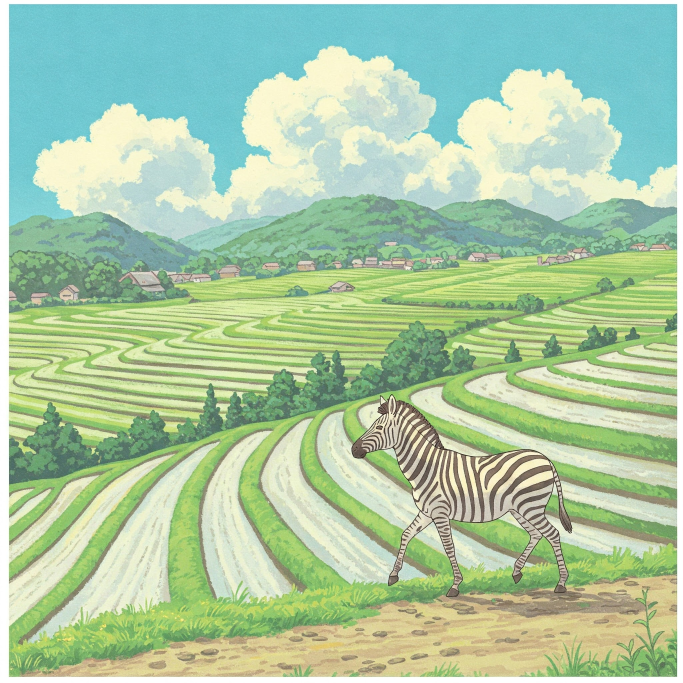
#> input picture 001 - Introduccion_Py5/Imagenes/imagen.jpg, 2048 x 2048 px (shown at 1/3 size)
$ python -i utils.py   (imports and definitions only)
#> lines starting #> are read from the running program, lines starting #| are printed output that depends on the picture
#> further down, picture is the input picture: shape (2048, 2048, 3); mean B, G, R 165.4, 201.6, 170.9
import cv2
import numpy as np

def resize_max(img, max_dim=1024):
    h, w = img.shape[:2]
    if max(h, w) <= max_dim:
        return img
    scale = max_dim / float(max(h, w))
    return cv2.resize(img, None, fx=scale, fy=scale, interpolation=cv2.INTER_AREA)

def denoise_fastnlmeans(img, h=10, hColor=10, templateWindowSize=7, searchWindowSize=21):
#> called with h = 6, hColor = 6, templateWindowSize = 7, searchWindowSize = 21
    return cv2.fastNlMeansDenoisingColored(img, None, h, hColor, templateWindowSize, searchWindowSize)

def apply_clahe(img, clipLimit=2.0, tileGridSize=(8,8)):
#> called with clipLimit = 3, tileGridSize = (8, 8)
    lab = cv2.cvtColor(img, cv2.COLOR_BGR2LAB)
#> lab: shape (2048, 2048, 3); mean of channels 0, 1, 2 199.5, 112.1, 143.1
    l,a,b = cv2.split(lab)
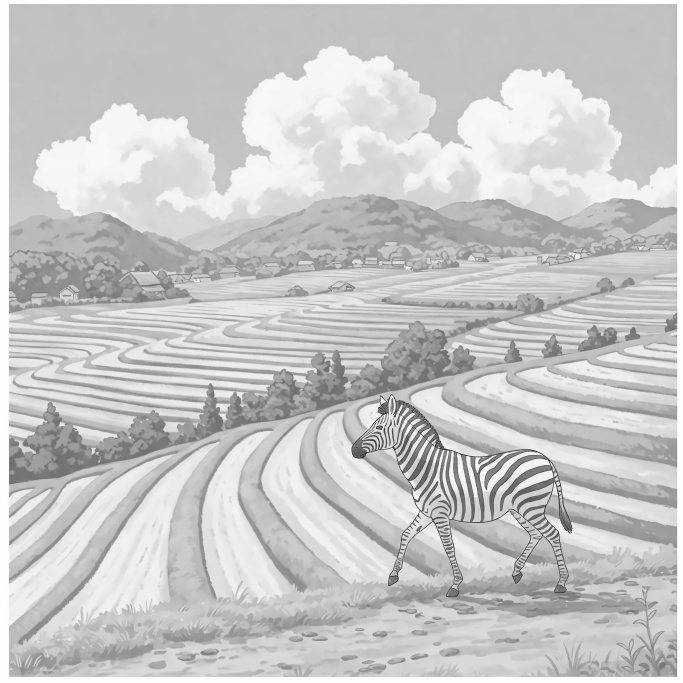
#> l: shape (2048, 2048) (shown at 1/3 size); min 1, max 254, mean 199.5
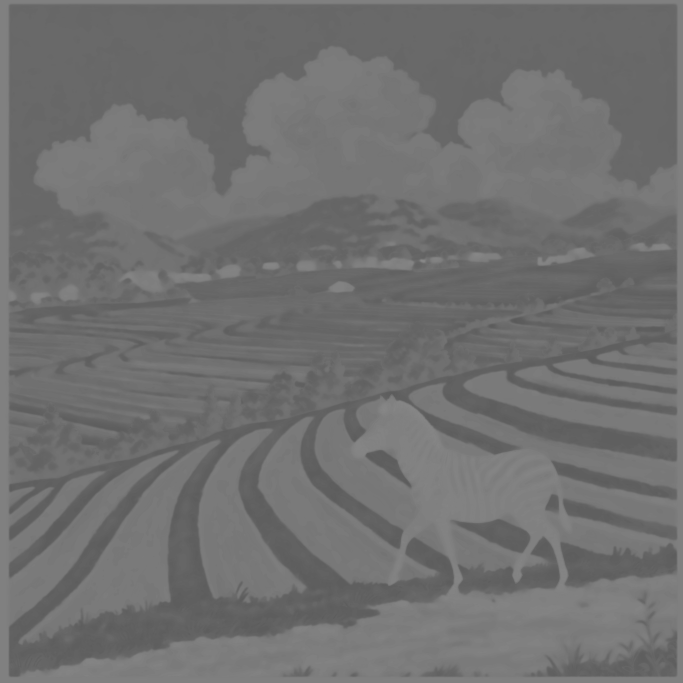
#> a: shape (2048, 2048) (shown at 1/3 size); min 90, max 136, mean 112.1
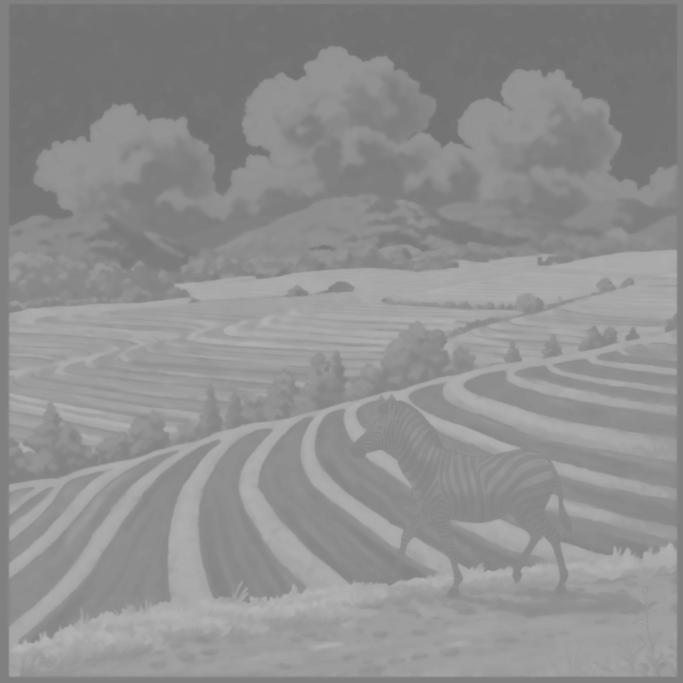
#> b: shape (2048, 2048) (shown at 1/3 size); min 114, max 182, mean 143.1
    clahe = cv2.createCLAHE(clipLimit=clipLimit, tileGridSize=tileGridSize)
    l2 = clahe.apply(l)
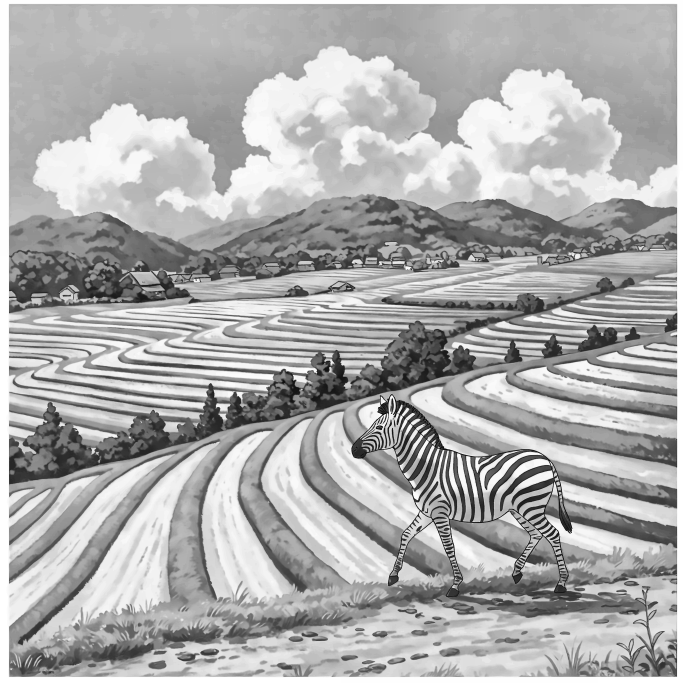
#> l2: shape (2048, 2048) (shown at 1/3 size); min 0, max 255, mean 173.3
    lab2 = cv2.merge((l2,a,b))
#> lab2: shape (2048, 2048, 3); mean of channels 0, 1, 2 173.3, 112.1, 143.1
    return cv2.cvtColor(lab2, cv2.COLOR_LAB2BGR)
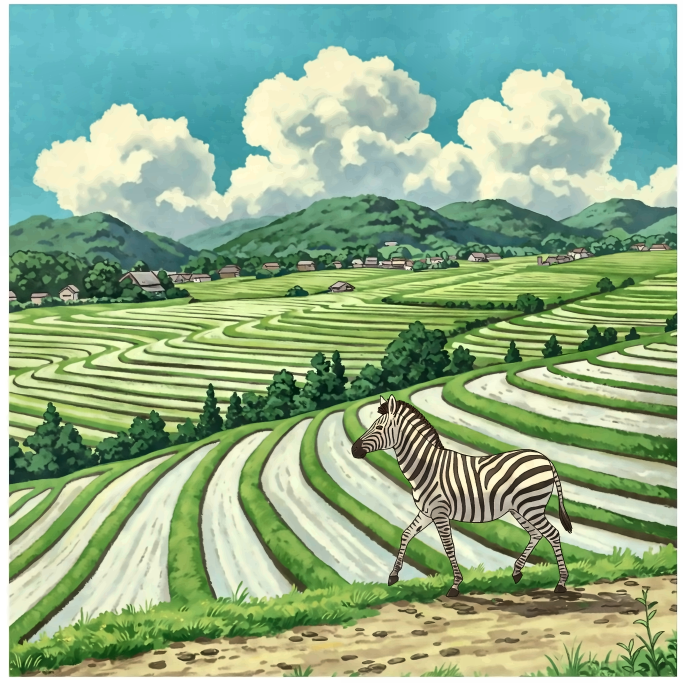
#> returned value: shape (2048, 2048, 3) (shown at 1/3 size); mean B, G, R 139.6, 174.7, 144.2

def unsharp_mask(img, kernel_size=(5,5), sigma=1.0, amount=1.0, threshold=0):
#> called with kernel_size = (5, 5), sigma = 1, amount = 0.8, threshold = 0
    blurred = cv2.GaussianBlur(img, kernel_size, sigma)
    sharpened = cv2.addWeighted(img, 1 + amount, blurred, -amount, 0)
    return sharpened

def bilateral_filter(img, d=9, sigmaColor=75, sigmaSpace=75):
    return cv2.bilateralFilter(img, d, sigmaColor, sigmaSpace)

def preset_cleanup(img):
    x = denoise_fastnlmeans(img, h=8, hColor=8)
    x = apply_clahe(x, clipLimit=2.0)
    return x

def preset_revive(img):
    x = denoise_fastnlmeans(img, h=6, hColor=6)
    x = apply_clahe(x, clipLimit=3.0)
    x = unsharp_mask(x, amount=0.8)
    return x

def preset_sharp(img):
    x = bilateral_filter(img, d=9, sigmaColor=60, sigmaSpace=60)
    x = unsharp_mask(x, amount=1.2)
    return x

>>> import cv2
>>> picture = cv2.imread('../001 - Introduccion_Py5/Imagenes/imagen.jpg')
>>> result = preset_revive(picture)
